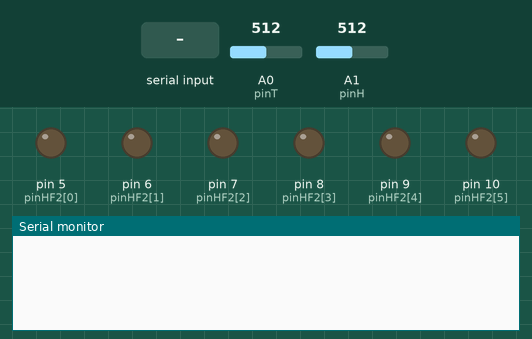
This sketch was run on a simulated Arduino Uno, built with avr-gcc and run on an emulated ATmega328P. Shown: output pins drawn as LEDs (lit = HIGH), the last lines printed to the serial monitor. Inputs (shaded band) come from the test bench; at power-on: A0 (pinT) = 512, A1 (pinH) = 512. Pins used as bus, display or sensor lines are not drawn.

Above: at 1.2 s.
1.3 s: "TH 1\n" received over Serial
At 1.9 s:
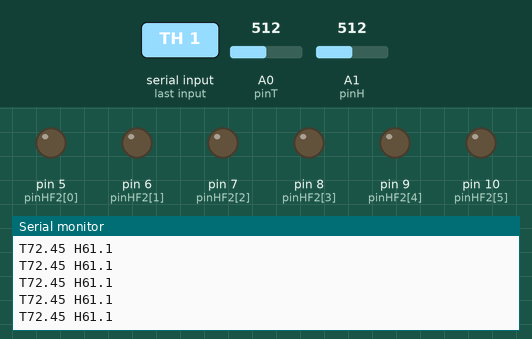
3.2 s: "90 45 200\n" received over Serial
4.7 s: "I90\n" received over Serial
At 5.2 s:
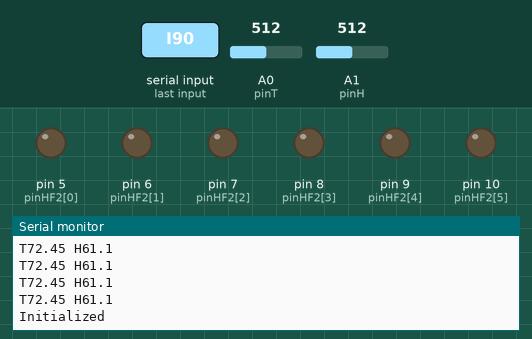

The sketch:

sketch_mar19a.ino
```cpp
#include <SPI.h>

// constant variables, including pin outputs
#define OUTINIT 0x00 //pin config to HF2 at init
#define CONVT 1024 //conversion factor from analog read to T
#define CONVH 1024 //conversion factor from analog read to H
#define INPUT_SIZE 15
#define RATE 20
#define FREQ 100000 //SPI communication at 100 kHz
#define NRELECTRODES 20 //nr of electrodes in the chip
#define MASK 0b00000001

 //global variables
boolean readTandHumFlag=false; //from the initialization, see whether to measure Temp and Humidity
String strErr="Command not recognized";
String strOut="";


const int pinHF2[]={5, 6, 7, 8, 9, 10, 11, 12}; //digital pins connected to HF2
const int SSs[]={0, 1, 2}; // slave select pins for electrode, reference, counter
const int pinT=0; //analog pin for temperature sensor
const int pinH=1; //analog pin for humidity sensor


void setup() {
  // Initialize serial communication
  Serial.begin(115200);
  Serial.setTimeout(RATE);

  SPI.begin(); //initialize the SPI protocol


  //Set analog reference to 3.3V to improve resolution on the ADC. The aref pin is connected through a resistor to 5V
  //analogReference(EXTERNAL); //Uncomment once on the board!

  //Initialize pins
  for(int ii=0; ii<sizeof(SSs)/2; ii++){ //the division by 2 is necessary as each int is 2bytes. Otherwise, sizeof would return a value which is double
    pinMode(SSs[ii], OUTPUT);
    digitalWrite(SSs[ii], HIGH); //slave select is activated by falling edge
  }

  for(int ii=0; ii<sizeof(pinHF2)/2; ii++){
    pinMode(pinHF2[ii], OUTPUT);
  }
  disconnectAll();


}

void loop() {

    if (Serial.available() > 0) {
      strOut="";
    //If there's a command, interpret that and execute accordingly. Otherwise, return the Temp and Humidity if the sensors are connected. Run at ~50Hz
    char incomingCommand[INPUT_SIZE+1]={'\0'};
    Serial.readBytes(incomingCommand, INPUT_SIZE);
    //Serial.println(incomingCommand);


    switch(incomingCommand[0]){
      case 'I'://initialize. It also disconnects all the inputs
        initialize(incomingCommand);
        break;
      case 'E': //change electrode, reference or counter electrode
      case 'R':
      case 'C':
        changeElectrode(incomingCommand);
        break;
      case 'T': //read/stop temperature and humidity
        if(readTandHumFlag){readTandHumFlag=false;}else{readTandHumFlag=true;};
        break;
      default: //command not recognized
        strOut=strErr;
        break;
   }
   Serial.println(strOut);
  }
  else{
    delay(RATE); //50 Hz
  }

  //
  if(readTandHumFlag){
    readTandHum();
    Serial.println(strOut);
  }
}


// It initializes the board by disconnecting all the switches,
// sending a 0 value to the HF2 and setting the flag for the temperature and humidity readout
void initialize(char initCommand[]){
  String strResult = "Initialized";
  //Serial.println(strResult);
  char* command=strtok(initCommand, " ");
  readTandHumFlag=false;
  while(command!=NULL){
    if(strncmp(command,"TH", 2)==0){
      readTandHumFlag=true; //if in initialization the program requires Temp and Humidity, then change the flag
      strResult+= " and read Temp and Humidity";

    }
    //Serial.println(command);
    command=strtok(NULL, " ");
  }

  strOut=strResult;
  disconnectAll();
  return;
}


// FUNCTION TO CHANGE THE SWITCHES FOR THE ELECTRODE, REFERENCE AND COUNTER
void changeElectrode(char elecCommand[]){
  char* command=strtok(elecCommand, " "); //used to parse the command and see whether to assign electrode, reference and counter
  int elecNr=33;
  int refNr=34;
  int ctNr=35;
  int tempNr;
  int SSsNr = 0;
  while(command!=NULL){
    //Serial.println(command);
    char* separator=strchr(command, ':');

    switch(command[0]){
      case 'E': {SSsNr=SSs[0]; if(separator!=NULL){elecNr=atoi(separator+1); tempNr=elecNr; break;}} //assign electrode
      case 'R': {SSsNr=SSs[1]; if(separator!=NULL){refNr=atoi(separator+1);  tempNr=refNr; break;}} //assign reference
      case 'C': {SSsNr=SSs[2]; if(separator!=NULL){ctNr=atoi(separator+1);   tempNr=ctNr; break;}} //assign counter
    }
    //Serial.println(tempNr);
    if(elecNr!=refNr && elecNr!=ctNr && refNr!=ctNr && tempNr<=NRELECTRODES &&tempNr>0){ //avoid shorts and check the nr of electrode is valid
      writeSPI(SSsNr, lowByte(tempNr-1));
      //Serial.println(lowByte(tempNr-1), BIN);
    }
    else{
      Serial.println("Risk of short circuit, reenter the values");
      disconnectAll();
      return;
    }
    command=strtok(NULL, " ");
  }
  if(elecNr<NRELECTRODES){ //if the electrode has been assigned/changed, send the value to the HF2
    outHF2(elecNr);
  }
  strOut="Electrode assigned";
  return;
}

//It disconnects the electrode, reference and counter
void disconnectAll(){
  outHF2(OUTINIT); //set the HF2 electrode number to 0
  for(int ii=0; ii<sizeof(SSs)/2; ii++){
    writeSPI(SSs[ii], 0b01000000); //turn all switches to inactive
  }

}


//Read the temperature and humidity from the sensors and returns a string
void readTandHum(){
  //read temperature lmt87dckt, 3.3V supply
  float temp=(2.637-float(analogRead(pinT))/1023.0*3.3)/0.0136;
  String Temp=String(temp, 2);

  //read humidity HIH-5030 device, 3.3V supply
  float sensorRH=157.23*(float(analogRead(pinH))/1023 - 0.1515);
  float hum=sensorRH/(1.0546-0.00216*temp); //temperature compensated
  String Hum=String(hum,1);
  strOut=String("T"+Temp+" H"+Hum);
}


//write the active electrode to the digital input of HF2
void outHF2(int electrodeNr){
  byte electrodeHF2= lowByte(electrodeNr);
  //Serial.println(sizeof(pinHF2));
  //Serial.println(lowByte(electrodeNr), BIN);

  for(int ii=0; ii<sizeof(pinHF2)/2; ii++){
    //Serial.print(electrodeHF2&MASK, BIN);
    digitalWrite(pinHF2[ii], electrodeHF2&MASK);
    electrodeHF2>>=1;
  }


}

//SPI communication to the switches
void writeSPI(int slavePin, byte command){
      SPI.beginTransaction(SPISettings(FREQ, MSBFIRST, SPI_MODE0));
      digitalWrite(slavePin, LOW); //set the sync low
      SPI.transfer(command); //convert the int to a byte
      digitalWrite(slavePin, HIGH);
      SPI.endTransaction();
      delay(1);
}
```

Measured:
- after the input at 1.3 s, the serial monitor: prints a new line at once (image 1)
- after the input at 4.7 s, the serial monitor: prints a new line at once (image 2)
